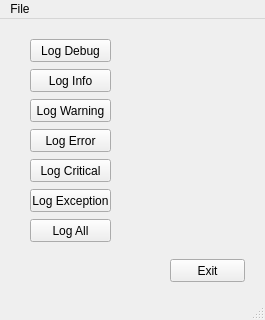
<?xml version="1.0" encoding="UTF-8"?>
<ui version="4.0">
 <class>MainWindow</class>
 <widget class="QMainWindow" name="MainWindow">
  <property name="geometry">
   <rect>
    <x>0</x>
    <y>0</y>
    <width>265</width>
    <height>320</height>
   </rect>
  </property>
  <property name="windowTitle">
   <string>MainWindow</string>
  </property>
  <widget class="QWidget" name="centralwidget">
   <widget class="QPushButton" name="pushButtonCritical">
    <property name="geometry">
     <rect>
      <x>30</x>
      <y>140</y>
      <width>81</width>
      <height>23</height>
     </rect>
    </property>
    <property name="text">
     <string>Log Critical</string>
    </property>
   </widget>
   <widget class="QPushButton" name="pushButtonInfo">
    <property name="geometry">
     <rect>
      <x>30</x>
      <y>50</y>
      <width>81</width>
      <height>23</height>
     </rect>
    </property>
    <property name="text">
     <string>Log Info</string>
    </property>
   </widget>
   <widget class="QPushButton" name="pushButtonDebug">
    <property name="geometry">
     <rect>
      <x>30</x>
      <y>20</y>
      <width>81</width>
      <height>23</height>
     </rect>
    </property>
    <property name="text">
     <string>Log Debug</string>
    </property>
   </widget>
   <widget class="QPushButton" name="pushButtonError">
    <property name="geometry">
     <rect>
      <x>30</x>
      <y>110</y>
      <width>81</width>
      <height>23</height>
     </rect>
    </property>
    <property name="text">
     <string>Log Error</string>
    </property>
   </widget>
   <widget class="QPushButton" name="pushButtonWarning">
    <property name="geometry">
     <rect>
      <x>30</x>
      <y>80</y>
      <width>81</width>
      <height>23</height>
     </rect>
    </property>
    <property name="text">
     <string>Log Warning</string>
    </property>
   </widget>
   <widget class="QPushButton" name="pushButtonAll">
    <property name="geometry">
     <rect>
      <x>30</x>
      <y>200</y>
      <width>81</width>
      <height>23</height>
     </rect>
    </property>
    <property name="text">
     <string>Log All</string>
    </property>
   </widget>
   <widget class="QPushButton" name="pushButtonExit">
    <property name="geometry">
     <rect>
      <x>170</x>
      <y>240</y>
      <width>75</width>
      <height>23</height>
     </rect>
    </property>
    <property name="text">
     <string>Exit</string>
    </property>
   </widget>
   <widget class="QPushButton" name="pushButtonException">
    <property name="geometry">
     <rect>
      <x>30</x>
      <y>170</y>
      <width>81</width>
      <height>23</height>
     </rect>
    </property>
    <property name="text">
     <string>Log Exception</string>
    </property>
   </widget>
  </widget>
  <widget class="QMenuBar" name="menubar">
   <property name="geometry">
    <rect>
     <x>0</x>
     <y>0</y>
     <width>265</width>
     <height>21</height>
    </rect>
   </property>
   <widget class="QMenu" name="menuFile">
    <property name="title">
     <string>File</string>
    </property>
    <addaction name="actionExit"/>
   </widget>
   <addaction name="menuFile"/>
  </widget>
  <widget class="QStatusBar" name="statusbar"/>
  <action name="actionExit">
   <property name="text">
    <string>Exit</string>
   </property>
  </action>
 </widget>
 <resources/>
 <connections/>
</ui>
